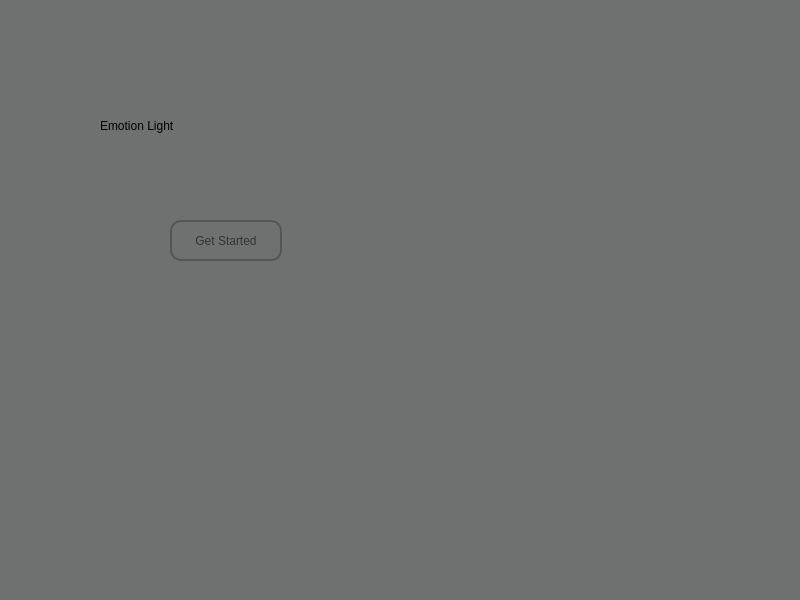
<?xml version="1.0" encoding="UTF-8"?>
<ui version="4.0">
 <class>StartPage</class>
 <widget class="QMainWindow" name="StartPage">
  <property name="geometry">
   <rect>
    <x>0</x>
    <y>0</y>
    <width>800</width>
    <height>600</height>
   </rect>
  </property>
  <property name="windowTitle">
   <string>MainWindow</string>
  </property>
  <property name="styleSheet">
   <string notr="true">background-color: rgb(111, 112, 112);</string>
  </property>
  <widget class="QWidget" name="centralwidget">
   <widget class="QLabel" name="picture">
    <property name="geometry">
     <rect>
      <x>460</x>
      <y>-60</y>
      <width>341</width>
      <height>671</height>
     </rect>
    </property>
    <property name="styleSheet">
     <string notr="true">color: rgba(92, 92, 92, 128);</string>
    </property>
    <property name="text">
     <string/>
    </property>
    <property name="pixmap">
     <pixmap resource="pictures.qrc">:/pictures/face.jpg</pixmap>
    </property>
    <property name="scaledContents">
     <bool>true</bool>
    </property>
   </widget>
   <widget class="QLabel" name="emotionlight">
    <property name="geometry">
     <rect>
      <x>100</x>
      <y>100</y>
      <width>261</width>
      <height>51</height>
     </rect>
    </property>
    <property name="styleSheet">
     <string notr="true">font: 36pt &quot;Copperplate&quot;;</string>
    </property>
    <property name="text">
     <string>Emotion Light</string>
    </property>
   </widget>
   <widget class="QPushButton" name="started">
    <property name="geometry">
     <rect>
      <x>170</x>
      <y>220</y>
      <width>112</width>
      <height>41</height>
     </rect>
    </property>
    <property name="styleSheet">
     <string notr="true">QPushButton {color: #333;
border: 2px solid #555;
border-radius: 11px;
padding: 5px;
background: qradialgradient(cx: 0.3, cy: -0.4,
fx: 0.3, fy: -0.4,
radius: 1.35, stop: 0 #fff, stop: 1 #888);
min-width: 80px;
}

QPushButton:hover {
background: qradialgradient(cx: 0.3, cy: -0.4,
fx: 0.3, fy: -0.4,
radius: 1.35, stop: 0 #fff, stop: 1 #bbb);
}

QPushButton:pressed {
background: qradialgradient(cx: 0.4, cy: -0.1,
fx: 0.4, fy: -0.1,
radius: 1.35, stop: 0 #fff, stop: 1 #ddd);
}</string>
    </property>
    <property name="text">
     <string>Get Started</string>
    </property>
   </widget>
   <widget class="QLabel" name="instruction">
    <property name="geometry">
     <rect>
      <x>0</x>
      <y>380</y>
      <width>461</width>
      <height>121</height>
     </rect>
    </property>
    <property name="text">
     <string/>
    </property>
    <property name="pixmap">
     <pixmap resource="pictures.qrc">:/pictures/new.png</pixmap>
    </property>
    <property name="scaledContents">
     <bool>true</bool>
    </property>
   </widget>
  </widget>
 </widget>
 <resources>
  <include location="pictures.qrc"/>
 </resources>
 <connections/>
</ui>
